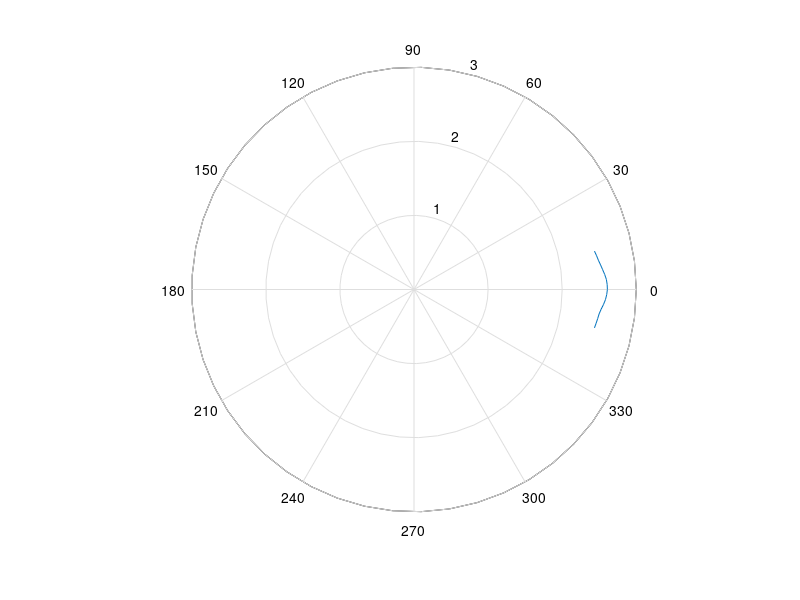

MATLAB code for this plot: (Note: this script raises an error after producing the figure.)
clear all
close all
clc

theta = linspace(-pi/15, pi/15, 17);
voltage = [2.49 2.5 2.51 2.52 2.54 2.566 2.588 2.602 2.61 2.608 2.6 2.582 ...
    2.56 2.54 2.52 2.506 2.49];

x = [0 -pi/15];
y = [0 3];

z = [0 pi/15];
w = [0 3];

a = linspace(-pi/15, -pi, 12);
b = 2.49.*1.^(1:12);

c = linspace (pi/15, pi, 12);
d =2.49.*1.^(1:12);

figure(1)
PolarGraph = polar(theta,voltage);
PolarGraph.LineStyle ="-";
PolarGraph.Color = [0.6350 0.0780 0.1840];
PolarGraph.Marker = "hexagram";
PolarGraph.LineWidth = 1;
hold on
polar(x,y, 'k-')
polar(z,w, 'k-')
A = polar(a,b)
B = polar(c,d)
A.Color = [0.6350 0.0780 0.1840];
A.LineWidth = 1;
B.Color = [0.6350 0.0780 0.1840];
B.LineWidth = 1;

[t,s] = title ('Rate of change of the voltage with respect to degree, North pole','Distance set at 2,5 cm, \theta variable')
t.FontSize = 16;
s.FontAngle='italic';